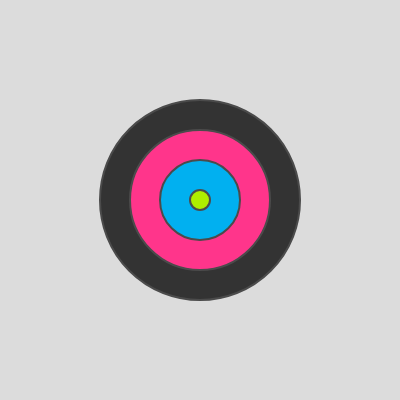
Frame 1 (no input)
Frame 60 (no input): identical to frame 1, image omitted
Frame 120 (the mouse pressed at the canvas centre since frame 60): identical to frame 1, image omitted

The p5.js sketch that drew this single still picture (run headless with seeded random() and noise() and a simulated clock; from frame 60 on, the mouse is pressed at the canvas centre):

// p5.js sketch
// ── sketch.js
//  
//Build the script in Listing 3-1 in such a way that one variable would control the size of all 
//the circles (meaning changing that variable should change the size of all the circles) and another 
//one should control the radius difference for all the circles
//      
function setup() {
  
  createCanvas(400, 400);
}
function draw() {
  const diameter = 200; 
  background(220);
  // circle 01
  fill(51, 51, 51);
  strokeWeight(2);
  stroke(75);
  ellipse(200, 200, diameter, diameter);
  // circle 02
  fill(255, 53, 139);
  ellipse(200, 200, diameter-60, diameter-60);
  // circle 03
  fill(1, 176, 240);
  ellipse(200, 200, diameter-120, diameter-120);
  // circle 04
  fill(174, 238, 0);
  ellipse(200, 200, diameter-180, diameter-180);  
}
